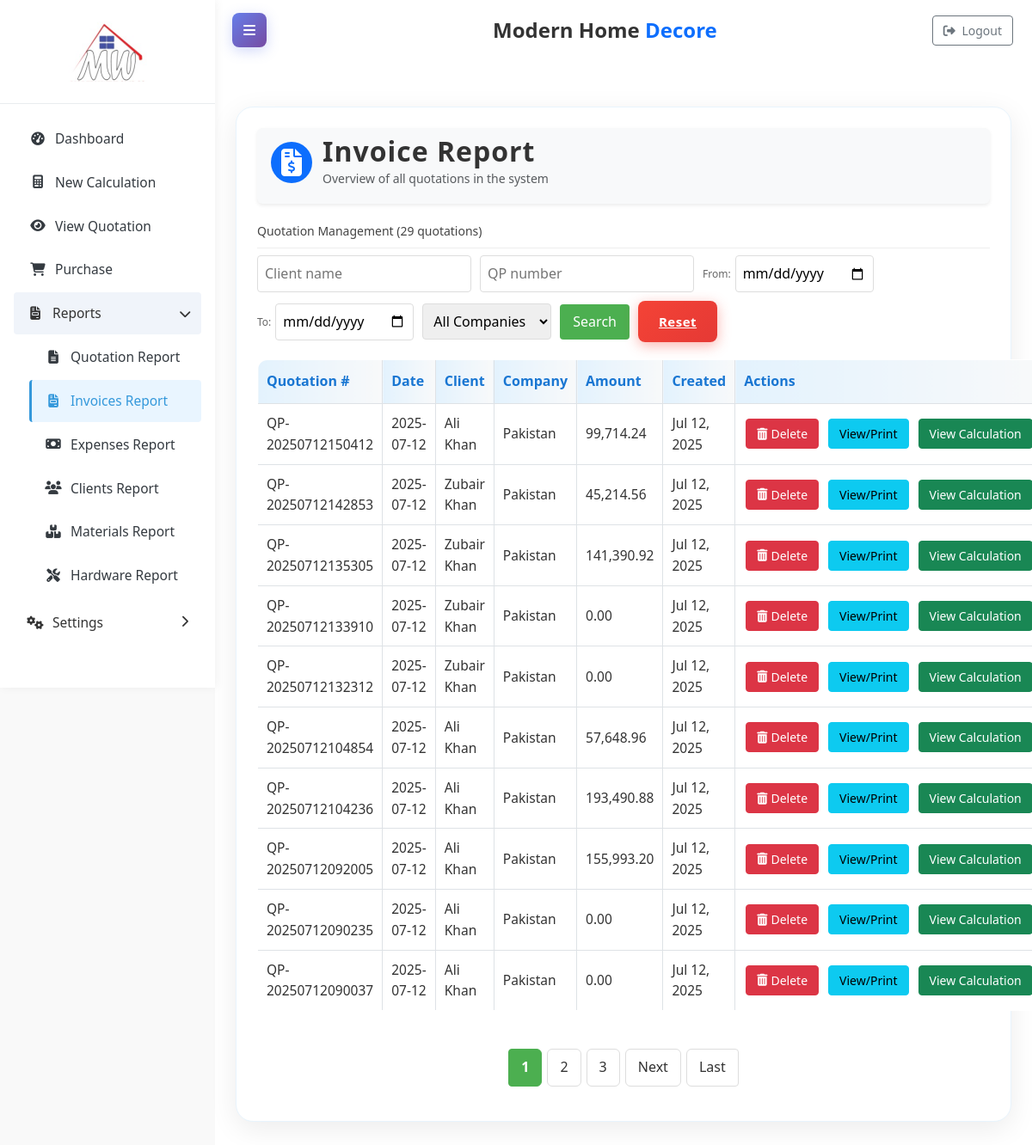
Page /?page=reports_invoices on the earlier database version.
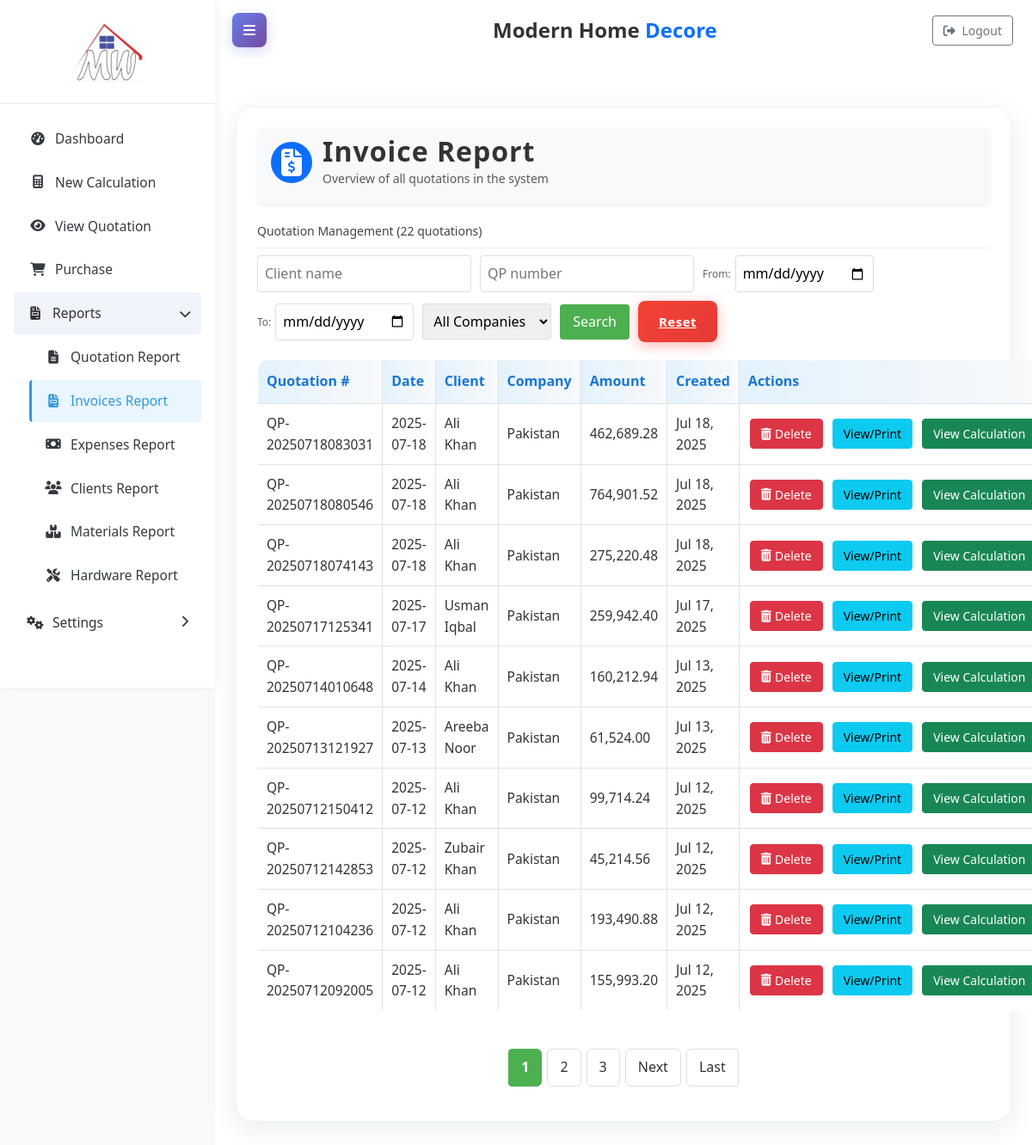
Same page on the later database version.
### tables this page shows
CREATE TABLE `quotations` (
  `id` int(11) NOT NULL,
  `company_id` int(11) NOT NULL,
  `client_id` int(11) NOT NULL,
  `quotation_number` varchar(50) NOT NULL,
  `date` date NOT NULL,
  `total_amount` decimal(12,2) NOT NULL DEFAULT 0.00,
  `notes` text DEFAULT NULL,
  `terms` text DEFAULT NULL,
  `window_types` varchar(255) DEFAULT NULL,
  `created_at` timestamp NOT NULL DEFAULT current_timestamp(),
  `updated_at` timestamp NOT NULL DEFAULT current_timestamp() ON UPDATE current_timestamp(),
  `status` enum('draft','sent','paid') DEFAULT 'draft',
  `discount` decimal(12,2) DEFAULT 0.00,
  `svg_data` text DEFAULT NULL
);

CREATE TABLE `clients` (
  `id` int(11) NOT NULL,
  `company_id` int(11) NOT NULL,
  `name` varchar(255) NOT NULL,
  `phone` varchar(50) DEFAULT NULL,
  `address` text DEFAULT NULL,
  `created_at` timestamp NOT NULL DEFAULT current_timestamp(),
  `updated_at` timestamp NOT NULL DEFAULT current_timestamp() ON UPDATE current_timestamp()
);

CREATE TABLE `companies` (
  `id` int(11) NOT NULL,
  `name` varchar(255) NOT NULL,
  `description` text DEFAULT NULL,
  `created_at` timestamp NOT NULL DEFAULT current_timestamp(),
  `updated_at` timestamp NOT NULL DEFAULT current_timestamp() ON UPDATE current_timestamp()
);

### report_invoices.php (the view, shortened to what the rows shown need)
<?php
require_once 'db.php';
$per_page = 10;
$page_num = isset($_GET['p']) ? max(1, (int)$_GET['p']) : 1;
$offset = max(0, ($page_num - 1) * $per_page);
$sql = "
    SELECT
        q.*,
        c.name AS client_name,
        co.name AS company_name,
        COUNT(*) OVER() AS total_count
    FROM quotations q
    INNER JOIN clients c ON q.client_id = c.id
    INNER JOIN companies co ON q.company_id = co.id
";
$sql .= " ORDER BY q.created_at DESC LIMIT $offset, $per_page";
$result = $conn->query($sql);
$quotations = [];
if ($result && $result->num_rows > 0) {
    while ($row = $result->fetch_assoc()) {
        unset($row['total_count']);
        $quotations[] = $row;
    }
} else {
    $quotations = [];
}
?>
<!DOCTYPE html>
<html lang="en">
<head>
</head>
<body>
    <div class="container" style="background:#fff; border-radius:20px; box-shadow:0 8px 32px rgba(0,0,0,0.08); padding:24px; border:1px solid #e8f4fd; max-width:1200px; margin:30px auto;">
        <div class="d-flex align-items-center bg-light rounded shadow-sm pt-2 pb-3 px-3 mb-4" style="gap: 12px;">
            <div>
                <h2 class="mb-0" style="font-weight: 600; letter-spacing: 1px;">Invoice Report</h2>
            </div>
        </div>
        <table class="quotations-table">
            <thead>
                <tr>
                    <th>Quotation #</th>
                    <th>Date</th>
                    <th>Client</th>
                    <th>Company</th>
                    <th>Amount</th>
                    <th>Created</th>
                    <th>Actions</th>
                </tr>
            </thead>
            <tbody>
                <?php if (empty($quotations)): ?>
                    <tr>
                        <td colspan="7" style="text-align: center;">No quotations found</td>
                    </tr>
                <?php else: ?>
                    <?php foreach ($quotations as $quote): ?>
                        <tr>
                            <td><?= htmlspecialchars($quote['quotation_number']) ?></td>
                            <td><?= htmlspecialchars($quote['date']) ?></td>
                            <td><?= htmlspecialchars($quote['client_name']) ?></td>
                            <td><?= htmlspecialchars($quote['company_name']) ?></td>
                            <td><?= number_format($quote['total_amount'] ?? 0, 2) ?></td>
                            <td><?= date('M d, Y', strtotime($quote['created_at'])) ?></td>
                            <td class="actions">
                                <a href="index.php?page=reports_invoices&delete=<?= $quote['id'] ?>" class="btn btn-danger btn-sm d-inline-flex align-items-center gap-1" data-id="<?= $quote['id'] ?>" onclick="return confirm('Are you sure you want to delete this quotation?')">
                                    <i class="fas fa-trash-alt"></i> Delete
                                </a>
                                <a href="Pages/quotations.php?quotation_id=<?= $quote['id'] ?>" class="btn btn-info" target="_blank" style="margin-left: 5px;">View/Print</a>
                                <a href="Pages/view_quotation.php?quotation_id=<?= $quote['id'] ?>" class="btn btn-success btn-calc" target="_blank" style="margin-left: 5px;">View Calculation</a>
                            </td>
                        </tr>
                    <?php endforeach; ?>
                <?php endif; ?>
            </tbody>
        </table>
    </div>
</body>
</html>

Differences in the rows shown:
removed quotations: quotation_number "QP-20250712135305", date "2025-07-12", client.name "Zubair Khan", company.name "Pakistan", total_amount "141,390.92", created_at "Jul 12, 2025"
removed quotations: quotation_number "QP-20250712133910", date "2025-07-12", client.name "Zubair Khan", company.name "Pakistan", total_amount "0.00", created_at "Jul 12, 2025"
removed quotations: quotation_number "QP-20250712132312", date "2025-07-12", client.name "Zubair Khan", company.name "Pakistan", total_amount "0.00", created_at "Jul 12, 2025"
removed quotations: quotation_number "QP-20250712104854", date "2025-07-12", client.name "Ali Khan", company.name "Pakistan", total_amount "57,648.96", created_at "Jul 12, 2025"
removed quotations: quotation_number "QP-20250712090235", date "2025-07-12", client.name "Ali Khan", company.name "Pakistan", total_amount "0.00", created_at "Jul 12, 2025"
removed quotations: quotation_number "QP-20250712090037", date "2025-07-12", client.name "Ali Khan", company.name "Pakistan", total_amount "0.00", created_at "Jul 12, 2025"
added quotations: quotation_number "QP-20250718083031", date "2025-07-18", client.name "Ali Khan", company.name "Pakistan", total_amount "462,689.28", created_at "Jul 18, 2025"
added quotations: quotation_number "QP-20250718080546", date "2025-07-18", client.name "Ali Khan", company.name "Pakistan", total_amount "764,901.52", created_at "Jul 18, 2025"
added quotations: quotation_number "QP-20250718074143", date "2025-07-18", client.name "Ali Khan", company.name "Pakistan", total_amount "275,220.48", created_at "Jul 18, 2025"
added quotations: quotation_number "QP-20250717125341", date "2025-07-17", client.name "Usman Iqbal", company.name "Pakistan", total_amount "259,942.40", created_at "Jul 17, 2025"
added quotations: quotation_number "QP-20250714010648", date "2025-07-14", client.name "Ali Khan", company.name "Pakistan", total_amount "160,212.94", created_at "Jul 13, 2025"
added quotations: quotation_number "QP-20250713121927", date "2025-07-13", client.name "Areeba Noor", company.name "Pakistan", total_amount "61,524.00", created_at "Jul 13, 2025"
Other differences:
$total_count: "29" → "22"
